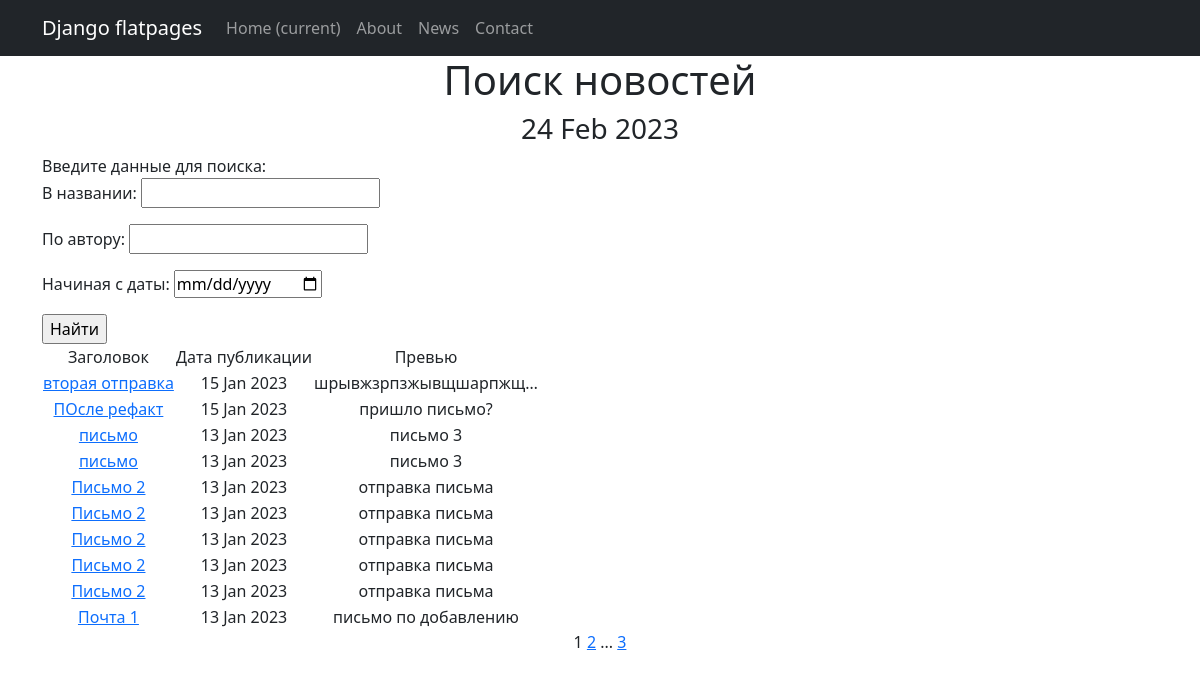
The app's page /newspaper/search, older data.
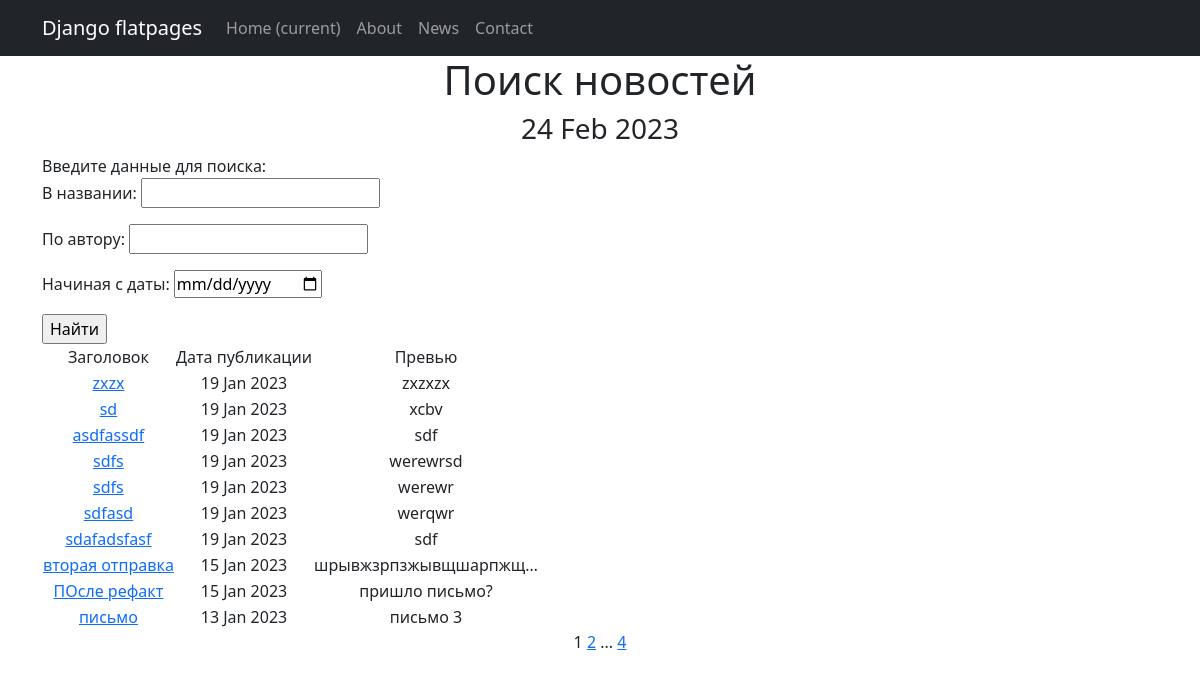
The same page, newer data.
### news_app/models.py (models this page shows, shortened)
class Post(models.Model):
    date_time_in = models.DateTimeField(auto_now_add=True)
    is_news = models.BooleanField(default=True)  # True - новость, False - статья
    title = models.CharField(max_length=255)
    text = models.TextField()
    rating = models.IntegerField(default=0)
    author = models.ForeignKey('Author', on_delete=models.CASCADE)
    category = models.ManyToManyField('Category', through='PostCategory')

### news_app/views.py (the view)
# urls.py: path('search', PostSearchList.as_view(), name='news_search'),
class PostSearchList(ListView):
    model = Post
    ordering = '-date_time_in'
    template_name = 'news_search.html'
    context_object_name = 'news_list'
    paginate_by = 10
    def get_queryset(self):
        queryset = super().get_queryset()
        self.filterset = PostFilter(self.request.GET, queryset)
        return self.filterset.qs
    def get_context_data(self, **kwargs):
        context = super().get_context_data(**kwargs)
        context['filterset'] = self.filterset
        return context

### news_app/templatetags/custom_filters.py (called while the page is built)
@register.filter()
def censor(value):
   try:
      if not isinstance(value, str):
         raise CensorException("Error: is not a text")
      for word in CENSORED_WORDS:
         if word in value:
            value = value.replace(word, word[:1]+"***")
         if word.capitalize() in value:
            value = value.replace(word.capitalize(), word.capitalize()[:1]+"***")
      return value
   except CensorException as e:
      print (e)

### news_app/templatetags/custom_tags.py (called while the page is built)
@register.simple_tag()
def current_time(format_string='%b %d %Y'):
   return datetime.utcnow().strftime(format_string)

@register.simple_tag(takes_context=True)
def url_replace(context, **kwargs):
   d = context['request'].GET.copy()
   for k, v in kwargs.items():
       d[k] = v
   return d.urlencode()

### templates/news_search.html (shortened to what this page needs)
{% extends 'flatpages/default.html' %}
{% load custom_filters %}
{% load custom_tags %}
{% block content %}
   <h1>Поиск новостей</h1>
    <h3>{% current_time '%d %b %Y' %}</h3>
   <div align="left">
       Введите данные для поиска:
        <form action="" method="get">
           {{ filterset.form.as_p }}
           <input type="submit" value="Найти" />
       </form>
   </div>
   {% if news_list %}
       <table>
           <tr>
               <td>Заголовок</td>
               <td>Дата публикации</td>
               <td>Превью</td>
           </tr>
           {% for news in news_list %}
           <tr>
               <td><a href="{{ news.id }}">{{ news.title|censor }}</a></td>
               <td>{{ news.date_time_in | date:'d M Y' }}</td>
               <td>{{ news.text | truncatechars:20 }}</td>
           </tr>
           {% endfor %}
       </table>
   {% else %}
       <h2>Новостей нет!</h2>
   {% endif %}
   {{ page_obj.number }}
   {% if page_obj.has_next %}
       <a href="?{% url_replace page=page_obj.next_page_number %}">{{ page_obj.next_page_number }}</a>
       {% if paginator.num_pages != page_obj.next_page_number %}
           ...
           <a href="?{% url_replace page=page_obj.paginator.num_pages %}">{{ page_obj.paginator.num_pages }}</a>
       {% endif %}
   {% endif %}
{% endblock content %}

Row changes from the older to the newer data that the page shows:
no longer on this page (row unchanged): Post: title|censor "письмо", date_time_in "13 Jan 2023", text "письмо 3"
no longer on this page (row unchanged): Post: title|censor "Письмо 2", date_time_in "13 Jan 2023", text "отправка письма"
no longer on this page (row unchanged): Post: title|censor "Письмо 2", date_time_in "13 Jan 2023", text "отправка письма"
no longer on this page (row unchanged): Post: title|censor "Письмо 2", date_time_in "13 Jan 2023", text "отправка письма"
no longer on this page (row unchanged): Post: title|censor "Письмо 2", date_time_in "13 Jan 2023", text "отправка письма"
no longer on this page (row unchanged): Post: title|censor "Письмо 2", date_time_in "13 Jan 2023", text "отправка письма"
no longer on this page (row unchanged): Post: title|censor "Почта 1", date_time_in "13 Jan 2023", text "письмо по добавлению"
added Post: title|censor "zxzx", date_time_in "19 Jan 2023", text "zxzxzx"
added Post: title|censor "sd", date_time_in "19 Jan 2023", text "xcbv"
added Post: title|censor "asdfassdf", date_time_in "19 Jan 2023", text "sdf"
added Post: title|censor "sdfs", date_time_in "19 Jan 2023", text "werewrsd"
added Post: title|censor "sdfs", date_time_in "19 Jan 2023", text "werewr"
added Post: title|censor "sdfasd", date_time_in "19 Jan 2023", text "werqwr"
added Post: title|censor "sdafadsfasf", date_time_in "19 Jan 2023", text "sdf"
Text that changed along with them:
{{ page_obj.paginator.num_pages }}: "3" → "4"
